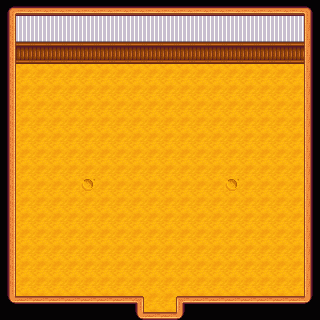

Below is a game level as drawn by its tile map, then a one-line description and the .tmx that defines it (tile-layer data replaced by summaries):
An orthogonal 20x20 tile map with 16x16 px tiles, 6 tile layers (Back, Back2, Buildings, Front, ...), 3 tilesets.

<map version="1.10" tiledversion="1.10.2" orientation="orthogonal" renderorder="right-down" compressionlevel="0" width="20" height="20" tilewidth="16" tileheight="16" infinite="0" nextlayerid="14" nextobjectid="7">
 <tileset firstgid="1" name="townInterior" tilewidth="16" tileheight="16" tilecount="2176" columns="32">
  <image source="townInterior.png" width="512" height="1088" />
 </tileset>
 <tileset firstgid="2177" name="walls_and_floors" tilewidth="16" tileheight="16" tilecount="688" columns="16">
  <image source="walls_and_floors.png" width="256" height="688" />
 </tileset>
 <tileset firstgid="2865" name="summer_outdoorsTileSheet" tilewidth="16" tileheight="16" tilecount="1975" columns="25">
  <image source="summer_outdoorsTileSheet.png" width="400" height="1264" />
  <tile id="206">
   <properties>
    <property name="Type" value="Dirt" />
   </properties>
  </tile>
  <tile id="226">
   <properties>
    <property name="Type" value="Dirt" />
   </properties>
  </tile>
  <tile id="227">
   <properties>
    <property name="Type" value="Dirt" />
   </properties>
  </tile>
 </tileset>
 <layer id="1" name="Back" width="20" height="20">
  <data>[400 cells, 326 non-empty, 5 distinct tile ids]</data>
 </layer>
 <layer id="2" name="Back2" width="20" height="20">
  <properties>
   <property name="Draw" value="Back" />
  </properties>
  <data>[400 cells, 0 non-empty, 0 distinct tile ids]</data>
 </layer>
 <layer id="3" name="Buildings" width="20" height="20">
  <data>[400 cells, 110 non-empty, 3 distinct tile ids]</data>
 </layer>
 <layer id="4" name="Front" width="20" height="20">
  <data>[400 cells, 76 non-empty, 10 distinct tile ids]</data>
 </layer>
 <layer id="5" name="Front2" width="20" height="20">
  <properties>
   <property name="Draw" value="Front" />
  </properties>
  <data>[400 cells, 0 non-empty, 0 distinct tile ids]</data>
 </layer>
 <layer id="6" name="Paths" width="20" height="20">
  <data>[400 cells, 0 non-empty, 0 distinct tile ids]</data>
 </layer>
 <objectgroup id="7" name="Back" />
 <objectgroup id="8" name="Back2" />
 <objectgroup id="9" name="Buildings" />
 <objectgroup id="10" name="Front" />
 <objectgroup id="11" name="Front2" />
 <objectgroup id="12" name="Paths" />
</map>
